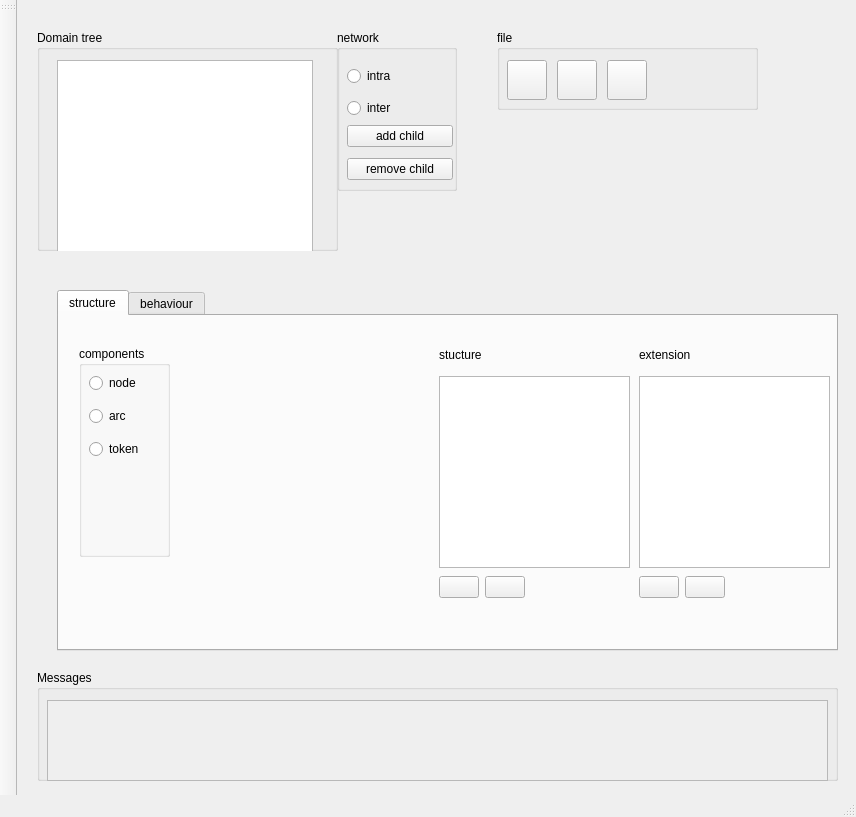
<?xml version="1.0" encoding="UTF-8"?>
<ui version="4.0">
 <class>MainWindow</class>
 <widget class="QMainWindow" name="MainWindow">
  <property name="geometry">
   <rect>
    <x>0</x>
    <y>0</y>
    <width>856</width>
    <height>817</height>
   </rect>
  </property>
  <property name="sizePolicy">
   <sizepolicy hsizetype="Expanding" vsizetype="Expanding">
    <horstretch>0</horstretch>
    <verstretch>0</verstretch>
   </sizepolicy>
  </property>
  <property name="minimumSize">
   <size>
    <width>100</width>
    <height>0</height>
   </size>
  </property>
  <property name="windowTitle">
   <string>Process Modeller</string>
  </property>
  <property name="dockNestingEnabled">
   <bool>false</bool>
  </property>
  <property name="dockOptions">
   <set>QMainWindow::AllowTabbedDocks|QMainWindow::AnimatedDocks|QMainWindow::ForceTabbedDocks|QMainWindow::VerticalTabs</set>
  </property>
  <widget class="QWidget" name="centralwidget">
   <property name="layoutDirection">
    <enum>Qt::LeftToRight</enum>
   </property>
   <widget class="QGroupBox" name="groupBoxNetwork">
    <property name="geometry">
     <rect>
      <x>320</x>
      <y>30</y>
      <width>120</width>
      <height>161</height>
     </rect>
    </property>
    <property name="title">
     <string>network</string>
    </property>
    <widget class="QWidget" name="layoutWidget">
     <property name="geometry">
      <rect>
       <x>10</x>
       <y>30</y>
       <width>69</width>
       <height>66</height>
      </rect>
     </property>
     <layout class="QVBoxLayout" name="verticalLayout_3">
      <item>
       <widget class="QRadioButton" name="radioButtonIntra">
        <property name="text">
         <string>intra</string>
        </property>
       </widget>
      </item>
      <item>
       <widget class="QRadioButton" name="radioButtonInter">
        <property name="text">
         <string>inter</string>
        </property>
       </widget>
      </item>
     </layout>
    </widget>
    <widget class="QWidget" name="layoutWidget">
     <property name="geometry">
      <rect>
       <x>10</x>
       <y>90</y>
       <width>106</width>
       <height>66</height>
      </rect>
     </property>
     <layout class="QVBoxLayout" name="verticalLayout_4">
      <item>
       <widget class="QPushButton" name="pushAddChild">
        <property name="text">
         <string>add child</string>
        </property>
       </widget>
      </item>
      <item>
       <widget class="QPushButton" name="pushRemoveChild">
        <property name="text">
         <string>remove child</string>
        </property>
       </widget>
      </item>
     </layout>
    </widget>
   </widget>
   <widget class="QGroupBox" name="groupBoxFile">
    <property name="geometry">
     <rect>
      <x>480</x>
      <y>30</y>
      <width>261</width>
      <height>80</height>
     </rect>
    </property>
    <property name="title">
     <string>file</string>
    </property>
    <widget class="QPushButton" name="pushSave">
     <property name="geometry">
      <rect>
       <x>10</x>
       <y>30</y>
       <width>40</width>
       <height>40</height>
      </rect>
     </property>
     <property name="toolTip">
      <string>save ProMo base ontology</string>
     </property>
     <property name="text">
      <string/>
     </property>
    </widget>
    <widget class="QPushButton" name="pushInfo">
     <property name="geometry">
      <rect>
       <x>60</x>
       <y>30</y>
       <width>40</width>
       <height>40</height>
      </rect>
     </property>
     <property name="toolTip">
      <string>information</string>
     </property>
     <property name="text">
      <string/>
     </property>
    </widget>
    <widget class="QPushButton" name="pushGraph">
     <property name="geometry">
      <rect>
       <x>110</x>
       <y>30</y>
       <width>40</width>
       <height>40</height>
      </rect>
     </property>
     <property name="toolTip">
      <string>make ProMo ontology graph</string>
     </property>
     <property name="text">
      <string/>
     </property>
    </widget>
   </widget>
   <widget class="QTabWidget" name="tabWidget">
    <property name="geometry">
     <rect>
      <x>40</x>
      <y>290</y>
      <width>781</width>
      <height>361</height>
     </rect>
    </property>
    <property name="toolTip">
     <string>&lt;html&gt;&lt;head/&gt;&lt;body&gt;&lt;p&gt;defines &lt;span style=&quot; font-weight:600;&quot;&gt;structure&lt;/span&gt; --&amp;gt; bookkeeping &lt;/p&gt;&lt;p&gt;&lt;span style=&quot; font-weight:600;&quot;&gt;behaviour&lt;/span&gt; --&amp;gt; taxonometry of variabless&lt;/p&gt;&lt;/body&gt;&lt;/html&gt;</string>
    </property>
    <property name="currentIndex">
     <number>0</number>
    </property>
    <widget class="QWidget" name="tab_structure">
     <attribute name="title">
      <string>structure</string>
     </attribute>
     <attribute name="toolTip">
      <string>&lt;html&gt;&lt;head/&gt;&lt;body&gt;&lt;p&gt;structure the section that servest the bookkeeping. &lt;/p&gt;&lt;p&gt;Contains all items that appear in the models&lt;/p&gt;&lt;p&gt;&lt;span style=&quot; font-weight:600;&quot;&gt;nodes&lt;/span&gt;: dynamics and distribution nature, &lt;/p&gt;&lt;p&gt;&lt;span style=&quot; font-weight:600;&quot;&gt;arcs&lt;/span&gt; for each type of token the transport nature and the distribution nature, &lt;/p&gt;&lt;p&gt;&lt;span style=&quot; font-weight:600;&quot;&gt;tokens&lt;/span&gt;: token item and refinement &lt;/p&gt;&lt;/body&gt;&lt;/html&gt;</string>
     </attribute>
     <widget class="QGroupBox" name="groupBoxStructureComponents">
      <property name="geometry">
       <rect>
        <x>20</x>
        <y>30</y>
        <width>91</width>
        <height>211</height>
       </rect>
      </property>
      <property name="title">
       <string>components</string>
      </property>
      <widget class="QWidget" name="layoutWidget">
       <property name="geometry">
        <rect>
         <x>10</x>
         <y>20</y>
         <width>74</width>
         <height>101</height>
        </rect>
       </property>
       <layout class="QVBoxLayout" name="verticalLayout">
        <item>
         <widget class="QRadioButton" name="radioButtonStructureNode">
          <property name="text">
           <string>node</string>
          </property>
         </widget>
        </item>
        <item>
         <widget class="QRadioButton" name="radioButtonStructureArc">
          <property name="text">
           <string>arc</string>
          </property>
         </widget>
        </item>
        <item>
         <widget class="QRadioButton" name="radioButtonStructureToken">
          <property name="text">
           <string>token</string>
          </property>
         </widget>
        </item>
       </layout>
      </widget>
     </widget>
     <widget class="QWidget" name="widgetToken" native="true">
      <property name="geometry">
       <rect>
        <x>120</x>
        <y>10</y>
        <width>251</width>
        <height>301</height>
       </rect>
      </property>
      <widget class="QWidget" name="horizontalLayoutWidget">
       <property name="geometry">
        <rect>
         <x>10</x>
         <y>50</y>
         <width>231</width>
         <height>191</height>
        </rect>
       </property>
       <layout class="QHBoxLayout" name="horizontalLayoutToken"/>
      </widget>
     </widget>
     <widget class="QListWidget" name="listViewStructure">
      <property name="geometry">
       <rect>
        <x>380</x>
        <y>60</y>
        <width>191</width>
        <height>192</height>
       </rect>
      </property>
      <property name="toolTip">
       <string>&lt;html&gt;&lt;head/&gt;&lt;body&gt;&lt;p&gt;click once to select&lt;/p&gt;&lt;p&gt;twice to jump to definition location&lt;/p&gt;&lt;/body&gt;&lt;/html&gt;</string>
      </property>
     </widget>
     <widget class="QListWidget" name="listViewStructureExtension">
      <property name="geometry">
       <rect>
        <x>580</x>
        <y>60</y>
        <width>191</width>
        <height>192</height>
       </rect>
      </property>
      <property name="toolTip">
       <string>&lt;html&gt;&lt;head/&gt;&lt;body&gt;&lt;p&gt;click once to select&lt;/p&gt;&lt;p&gt;twice to jump to definition location&lt;/p&gt;&lt;/body&gt;&lt;/html&gt;</string>
      </property>
     </widget>
     <widget class="QWidget" name="layoutWidget">
      <property name="geometry">
       <rect>
        <x>380</x>
        <y>260</y>
        <width>120</width>
        <height>41</height>
       </rect>
      </property>
      <layout class="QHBoxLayout" name="horizontalLayout">
       <property name="sizeConstraint">
        <enum>QLayout::SetFixedSize</enum>
       </property>
       <item>
        <widget class="QPushButton" name="pushNewStructureElement">
         <property name="toolTip">
          <string>add</string>
         </property>
         <property name="text">
          <string/>
         </property>
        </widget>
       </item>
       <item>
        <widget class="QPushButton" name="pushDeleteStructureElement">
         <property name="toolTip">
          <string>remove</string>
         </property>
         <property name="text">
          <string/>
         </property>
        </widget>
       </item>
      </layout>
     </widget>
     <widget class="QWidget" name="layoutWidget">
      <property name="geometry">
       <rect>
        <x>580</x>
        <y>260</y>
        <width>120</width>
        <height>41</height>
       </rect>
      </property>
      <layout class="QHBoxLayout" name="horizontalLayout_2">
       <property name="sizeConstraint">
        <enum>QLayout::SetFixedSize</enum>
       </property>
       <item>
        <widget class="QPushButton" name="pushNewStructureElementExtension">
         <property name="toolTip">
          <string>add</string>
         </property>
         <property name="text">
          <string/>
         </property>
        </widget>
       </item>
       <item>
        <widget class="QPushButton" name="pushDeleteStructureElementExtension">
         <property name="toolTip">
          <string>remove</string>
         </property>
         <property name="text">
          <string/>
         </property>
        </widget>
       </item>
      </layout>
     </widget>
     <widget class="QLabel" name="labelStructure">
      <property name="geometry">
       <rect>
        <x>380</x>
        <y>30</y>
        <width>161</width>
        <height>17</height>
       </rect>
      </property>
      <property name="text">
       <string>stucture</string>
      </property>
     </widget>
     <widget class="QLabel" name="labelStructureExtension">
      <property name="geometry">
       <rect>
        <x>580</x>
        <y>30</y>
        <width>181</width>
        <height>17</height>
       </rect>
      </property>
      <property name="text">
       <string>extension</string>
      </property>
     </widget>
    </widget>
    <widget class="QWidget" name="tab_behaviour">
     <attribute name="title">
      <string>behaviour</string>
     </attribute>
     <attribute name="toolTip">
      <string>&lt;html&gt;&lt;head/&gt;&lt;body&gt;&lt;p&gt;&lt;span style=&quot; font-weight:600;&quot;&gt;behaviour&lt;/span&gt;: &lt;/p&gt;&lt;p&gt;&lt;span style=&quot; font-weight:600;&quot;&gt;graph&lt;/span&gt; --&amp;gt; network,&lt;/p&gt;&lt;p&gt;&lt;span style=&quot; font-weight:600;&quot;&gt;node&lt;/span&gt; : constant, frame and state, &lt;/p&gt;&lt;p&gt;&lt;span style=&quot; font-weight:600;&quot;&gt;arc&lt;/span&gt;: transport&lt;/p&gt;&lt;/body&gt;&lt;/html&gt;</string>
     </attribute>
     <widget class="QWidget" name="layoutWidget">
      <property name="geometry">
       <rect>
        <x>150</x>
        <y>260</y>
        <width>120</width>
        <height>41</height>
       </rect>
      </property>
      <layout class="QHBoxLayout" name="horizontalLayout_3">
       <property name="sizeConstraint">
        <enum>QLayout::SetFixedSize</enum>
       </property>
       <item>
        <widget class="QPushButton" name="pushNewBehaviourElement">
         <property name="text">
          <string/>
         </property>
        </widget>
       </item>
       <item>
        <widget class="QPushButton" name="pushDeleteBehaviourElement">
         <property name="text">
          <string/>
         </property>
        </widget>
       </item>
      </layout>
     </widget>
     <widget class="QGroupBox" name="groupBoxBehaviourComponents">
      <property name="geometry">
       <rect>
        <x>40</x>
        <y>40</y>
        <width>91</width>
        <height>211</height>
       </rect>
      </property>
      <property name="title">
       <string>components</string>
      </property>
      <widget class="QWidget" name="layoutWidget">
       <property name="geometry">
        <rect>
         <x>10</x>
         <y>20</y>
         <width>75</width>
         <height>101</height>
        </rect>
       </property>
       <layout class="QVBoxLayout" name="verticalLayout_2">
        <item>
         <widget class="QRadioButton" name="radioButtonBehaviourGraph">
          <property name="text">
           <string>graph</string>
          </property>
         </widget>
        </item>
        <item>
         <widget class="QRadioButton" name="radioButtonBehaviourNode">
          <property name="text">
           <string>node</string>
          </property>
         </widget>
        </item>
        <item>
         <widget class="QRadioButton" name="radioButtonBehaviourArc">
          <property name="text">
           <string>arc</string>
          </property>
         </widget>
        </item>
       </layout>
      </widget>
     </widget>
     <widget class="QListWidget" name="listViewBehaviour">
      <property name="geometry">
       <rect>
        <x>150</x>
        <y>60</y>
        <width>191</width>
        <height>192</height>
       </rect>
      </property>
      <property name="toolTip">
       <string>&lt;html&gt;&lt;head/&gt;&lt;body&gt;&lt;p&gt;&lt;span style=&quot; font-weight:600;&quot;&gt;single&lt;/span&gt; click   --&amp;gt; select&lt;/p&gt;&lt;p&gt;&lt;span style=&quot; font-weight:600;&quot;&gt;double&lt;/span&gt; click --&amp;gt; jump to where item has been defined&lt;/p&gt;&lt;/body&gt;&lt;/html&gt;</string>
      </property>
     </widget>
     <widget class="QGroupBox" name="groupBoxRules">
      <property name="geometry">
       <rect>
        <x>420</x>
        <y>40</y>
        <width>171</width>
        <height>80</height>
       </rect>
      </property>
      <property name="title">
       <string>rules</string>
      </property>
      <widget class="QRadioButton" name="radioButtonHasPortVariables">
       <property name="geometry">
        <rect>
         <x>0</x>
         <y>20</y>
         <width>151</width>
         <height>22</height>
        </rect>
       </property>
       <property name="text">
        <string>has port variables</string>
       </property>
      </widget>
     </widget>
    </widget>
   </widget>
   <widget class="QGroupBox" name="groupBox">
    <property name="geometry">
     <rect>
      <x>20</x>
      <y>30</y>
      <width>301</width>
      <height>221</height>
     </rect>
    </property>
    <property name="title">
     <string>Domain tree</string>
    </property>
    <widget class="QTreeWidget" name="treeWidget">
     <property name="geometry">
      <rect>
       <x>20</x>
       <y>30</y>
       <width>256</width>
       <height>192</height>
      </rect>
     </property>
     <property name="toolTip">
      <string>ProMo ontology domain tree</string>
     </property>
     <attribute name="headerVisible">
      <bool>false</bool>
     </attribute>
     <column>
      <property name="text">
       <string notr="true">1</string>
      </property>
     </column>
    </widget>
   </widget>
   <widget class="QGroupBox" name="groupBox_2">
    <property name="geometry">
     <rect>
      <x>20</x>
      <y>670</y>
      <width>801</width>
      <height>111</height>
     </rect>
    </property>
    <property name="title">
     <string>Messages</string>
    </property>
    <widget class="QTextBrowser" name="msgWindow">
     <property name="enabled">
      <bool>false</bool>
     </property>
     <property name="geometry">
      <rect>
       <x>10</x>
       <y>30</y>
       <width>781</width>
       <height>81</height>
      </rect>
     </property>
     <property name="palette">
      <palette>
       <active>
        <colorrole role="WindowText">
         <brush brushstyle="SolidPattern">
          <color alpha="255">
           <red>76</red>
           <green>76</green>
           <blue>76</blue>
          </color>
         </brush>
        </colorrole>
        <colorrole role="Text">
         <brush brushstyle="SolidPattern">
          <color alpha="255">
           <red>60</red>
           <green>60</green>
           <blue>60</blue>
          </color>
         </brush>
        </colorrole>
       </active>
       <inactive>
        <colorrole role="WindowText">
         <brush brushstyle="SolidPattern">
          <color alpha="255">
           <red>76</red>
           <green>76</green>
           <blue>76</blue>
          </color>
         </brush>
        </colorrole>
        <colorrole role="Text">
         <brush brushstyle="SolidPattern">
          <color alpha="255">
           <red>60</red>
           <green>60</green>
           <blue>60</blue>
          </color>
         </brush>
        </colorrole>
       </inactive>
       <disabled>
        <colorrole role="WindowText">
         <brush brushstyle="SolidPattern">
          <color alpha="255">
           <red>255</red>
           <green>0</green>
           <blue>0</blue>
          </color>
         </brush>
        </colorrole>
        <colorrole role="Text">
         <brush brushstyle="SolidPattern">
          <color alpha="255">
           <red>255</red>
           <green>0</green>
           <blue>0</blue>
          </color>
         </brush>
        </colorrole>
       </disabled>
      </palette>
     </property>
     <property name="font">
      <font>
       <weight>75</weight>
       <bold>true</bold>
      </font>
     </property>
     <property name="acceptDrops">
      <bool>false</bool>
     </property>
    </widget>
   </widget>
  </widget>
  <widget class="QStatusBar" name="statusbar"/>
  <widget class="QToolBar" name="toolBar">
   <property name="orientation">
    <enum>Qt::Vertical</enum>
   </property>
   <attribute name="toolBarArea">
    <enum>LeftToolBarArea</enum>
   </attribute>
   <attribute name="toolBarBreak">
    <bool>false</bool>
   </attribute>
  </widget>
 </widget>
 <resources/>
 <connections/>
</ui>
